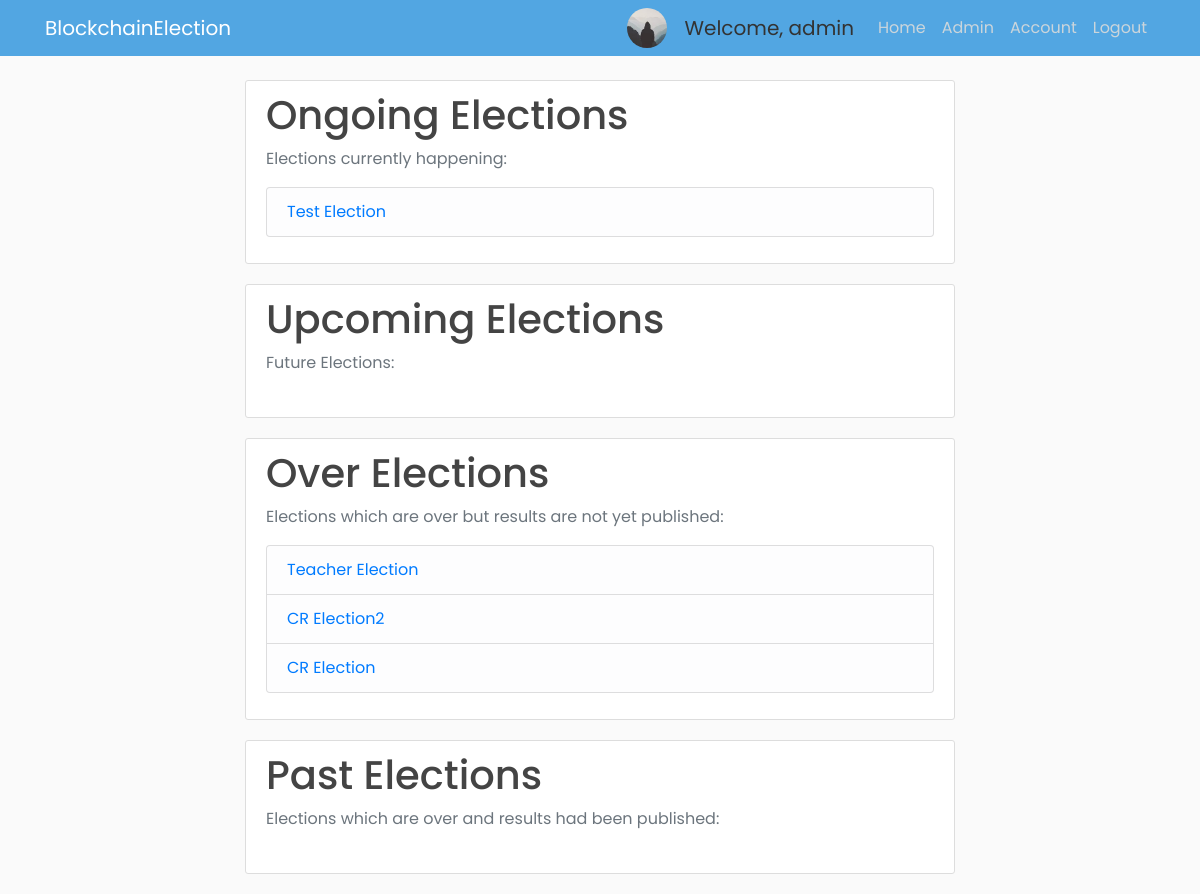
The app's page /home (signed in), older data.
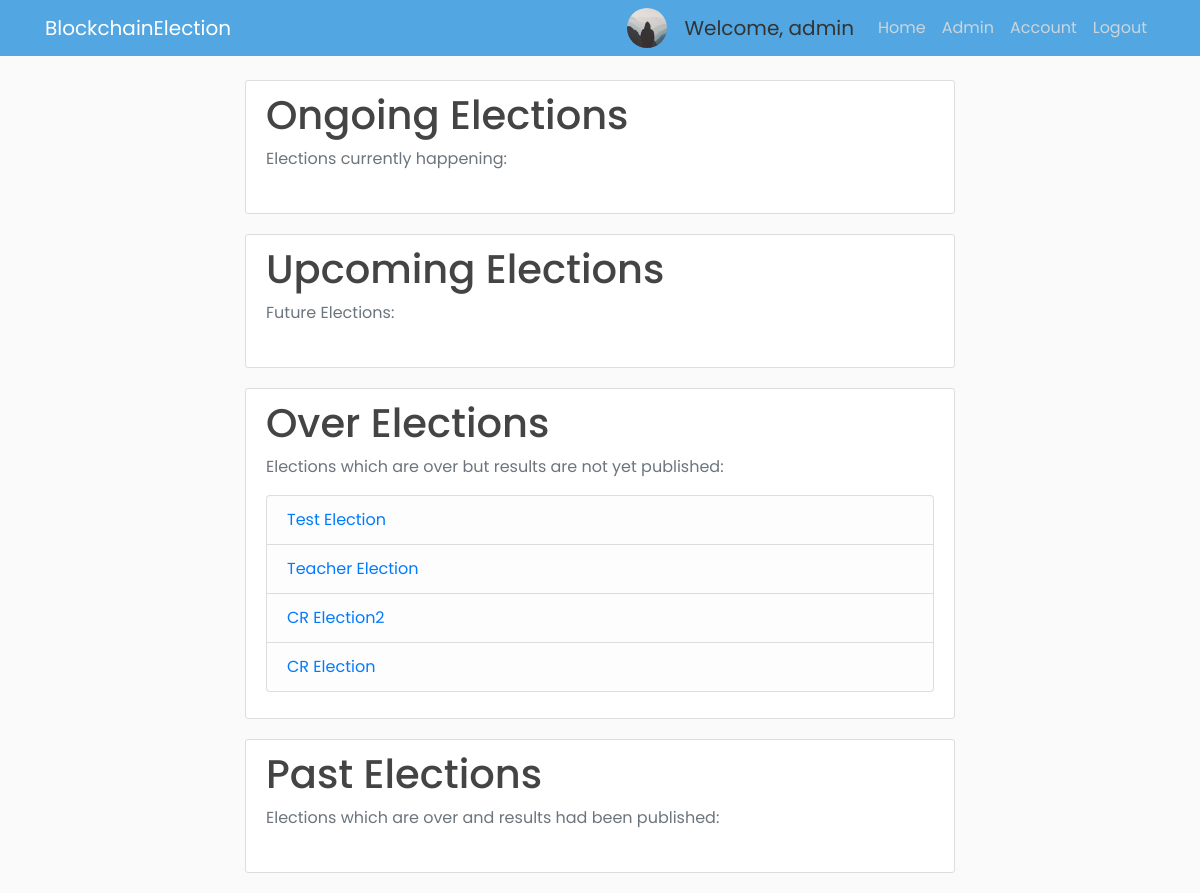
The same page, newer data.
### app/models.py (models this page shows, shortened)
class Election(db.Model):
    election_id = db.Column(db.String(5), primary_key=True, nullable=False)
    election_title = db.Column(db.String(255), nullable=False)
    create_date = db.Column(db.DateTime, nullable=False, default=datetime.utcnow)
    start_date = db.Column(db.DateTime, nullable=False, default=datetime.utcnow)
    end_date = db.Column(db.DateTime, db.CheckConstraint("end_date > start_date"), nullable=False)
    public_key = db.Column(db.String(255), nullable=False, unique=True)
    max_attempt = db.Column(db.Integer, nullable=False, default=3)
    election_state = db.Column(db.String(30), db.CheckConstraint("election_state in ('upcoming', 'ongoing', 'over', 'counting_finished','past')"))
    results_published = db.Column(db.Boolean, nullable=False, default=False)

### app/routes.py (the view)
@app.route("/home")
def home():
    elections = elections = Election.query.order_by(Election.start_date.desc()).all()
    election_util.update_election_state()
    return render_template("home.html", elections=elections)

### app/election_util.py (called while the page is built)
def update_election_state():
    elections = Election.query.all()
    for election in elections:
        if election.election_state == 'counting_finished':
            continue
        elif election.start_date <= datetime.now() <= election.end_date:
            election.election_state = 'ongoing'
        elif datetime.now() < election.start_date:
            election.election_state = 'upcoming'
        elif datetime.now() > election.end_date and election.results_published == False:
            election.election_state = 'over'
        elif datetime.now() > election.end_date and election.results_published == True:
            election.election_state = 'past'
    db.session.commit()

### app/models.py (called while the page is built)
@login_manager.user_loader
def load_user(user_id):
    return Voter.query.get(int(user_id))

### app/templates/home.html (shortened to what this page needs)
{% extends "home_base.html" %}
{% block content %}
{% include 'ongoing_elections.html' %}
{% include 'upcoming_elections.html' %}
{% include 'over_elections.html' %}
{% include 'past_elections.html' %}
{% endblock content %}

### app/templates/ongoing_elections.html
{% block ongoing_elections %}
<div class="content-section">
  <h1>Ongoing Elections</h1>
  <p class='text-muted'>Elections currently happening:
  <ul class="list-group">
      {% for election in elections %}
          {% if election.election_state == 'ongoing' %}
              <li class="list-group-item list-group-item-light"><a href="{{ url_for('view_election', id=election.election_id) }}">{{ election.election_title }}</a></li>
          {% endif %}
      {% endfor %}
  </ul>
  </p>
</div>
{% endblock ongoing_elections %}

### app/templates/over_elections.html
{% block over_elections %}
<div class="content-section">
  <h1>Over Elections</h1>
  <p class='text-muted'>Elections which are over but results are not yet published:
  <ul class="list-group">
    {% for election in elections %}
      {% if election.election_state == 'over' or election.election_state == 'counting_finished' %}
          <li class="list-group-item list-group-item-light"><a href="{{ url_for('view_election', id=election.election_id) }}">{{ election.election_title }}</a></li>
      {% endif %}
    {% endfor %}
  </ul>
  </p>
</div>
{% endblock over_elections %}

Row changes from the older to the newer data that the page shows:
changed Election "Test Election": moves from the list under "Ongoing Elections" to the list under "Over Elections"
